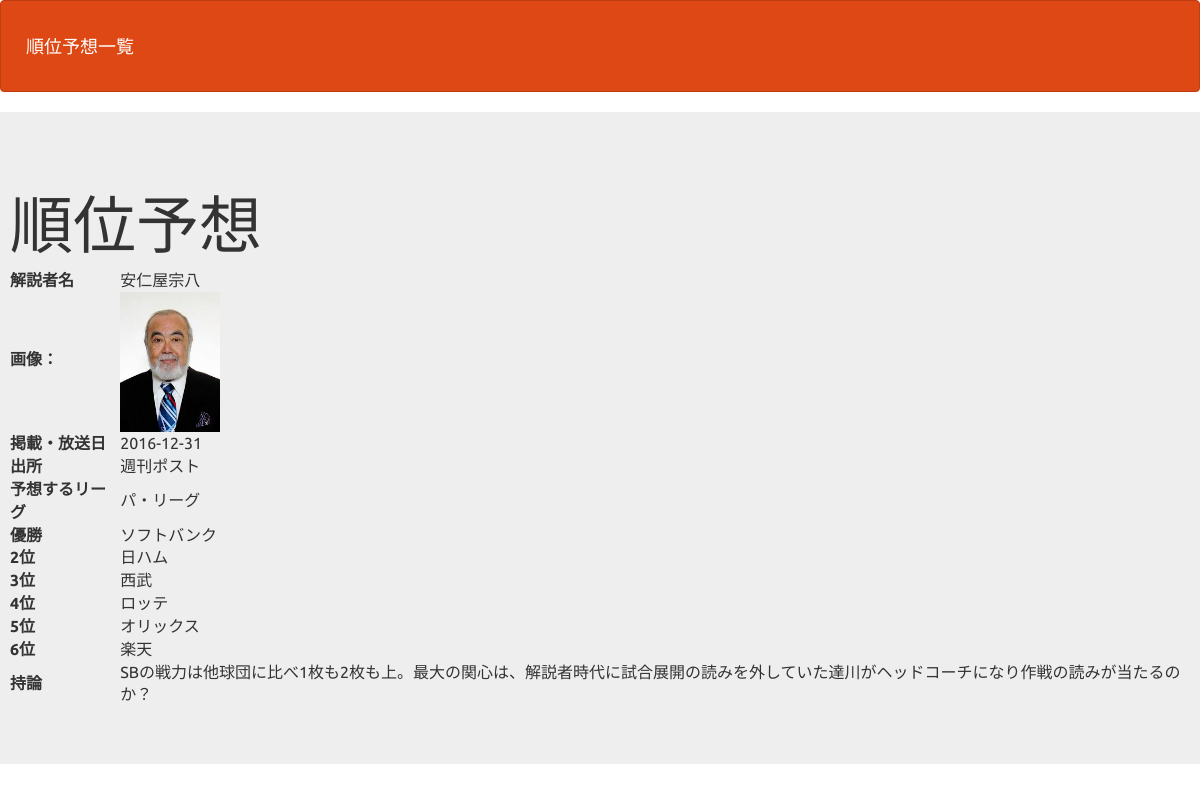
Screenshot of /detail_1.php?id=6&league=pacific with the database file from the repository.
### tables this page shows
CREATE TABLE IF NOT EXISTS `pacific_league` (
`id` int(12) NOT NULL,
  `commentator` varchar(64) NOT NULL,
  `image` varchar(128) DEFAULT NULL,
  `indate` date NOT NULL,
  `source` varchar(64) NOT NULL,
  `first` varchar(12) NOT NULL,
  `second` varchar(12) NOT NULL,
  `third` varchar(12) NOT NULL,
  `fourth` varchar(12) NOT NULL,
  `fifth` varchar(12) NOT NULL,
  `sixth` varchar(12) NOT NULL,
  `remarks` text NOT NULL
);

### detail_1.php (the view, shortened to what this page needs)
<?php
$id = $_GET["id"];
$league = $_GET["league"];
$pdo = db_con();
if($league == "central"){
    $stmt = $pdo->prepare("SELECT * FROM central_league WHERE id=:id");
} else {
    $stmt = $pdo->prepare("SELECT * FROM pacific_league WHERE id=:id");
}
$stmt->bindValue(':id', $id, PDO::PARAM_INT);
$status = $stmt->execute();
if($status==false){
  queryError($stmt);
}else{
  $row = $stmt->fetch();
}
$leagueView="";
if($league == "central"){
    $leagueView='セ・リーグ';
} else {
    $leagueView='パ・リーグ';
}
?>
<!DOCTYPE html>
<html lang="ja">
<head>
  <link href="css/bootstrap.min.css" rel="stylesheet">
  <link href="css/style.css" rel="stylesheet">
</head>
<body>
<header>
  <nav class="navbar navbar-default">
    <div class="container-fluid">
    <div class="navbar-header"><a class="navbar-brand" href="select_1.php">順位予想一覧</a></div>
      </div>
  </nav>
</header>
<div class="jumbotron">
    <div class="de">
      <h1>順位予想</h1>
       <table>
        <tr>
            <th>解説者名</th>
            <td><?= $row["commentator"] ?></td>
        </tr>
        <tr>
            <th><label for="image">画像：</label></th>
            <td><img width="100" src="upload/<?= $row["image"] ?>"></td>
        </tr>
        <tr>
            <th>掲載・放送日</th>
            <td><?= $row["indate"] ?></td>
        </tr>
        <tr>
            <th>出所</th>
            <td><?= $row["source"] ?></td>
        </tr>
        <tr>
            <th>予想するリーグ</th>
            <td><?= $leagueView ?></td>
        </tr>
        <tr>
            <th>優勝</th>
            <td><?= $row["first"] ?></td>
        </tr>
        <tr>
            <th>2位</th>
            <td><?= $row["second"] ?></td>
        </tr>
        <tr>
            <th>3位</th>
            <td><?= $row["third"] ?></td>
        </tr>
        <tr>
            <th>4位</th>
            <td><?= $row["fourth"] ?></td>
        </tr>
        <tr>
            <th>5位</th>
            <td><?= $row["fifth"] ?></td>
        </tr>
        <tr>
            <th>6位</th>
            <td><?= $row["sixth"] ?></td>
        </tr>
        <tr>
            <th>持論</th>
            <td><?=$row["remarks"]?></td>
        </tr>
       </table>
    </div>
</div>
</body>
</html>

### detail_1.php (style rules this page uses)
div { padding: 10px;font-size:16px; }

### rows the page displays
pacific_league: commentator "安仁屋宗八", image (picture), indate "2016-12-31", source "週刊ポスト", first "ソフトバンク", second "日ハム", third "西武", fourth "ロッテ", fifth "オリックス", sixth "楽天", remarks "SBの戦力は他球団に比べ1枚も2枚も上。最大の関心は、解説者時代に試合展開の読みを外していた達川がヘッドコーチになり作戦の読みが当たるのか？"

### other values shown
$leagueView "パ・リーグ"
